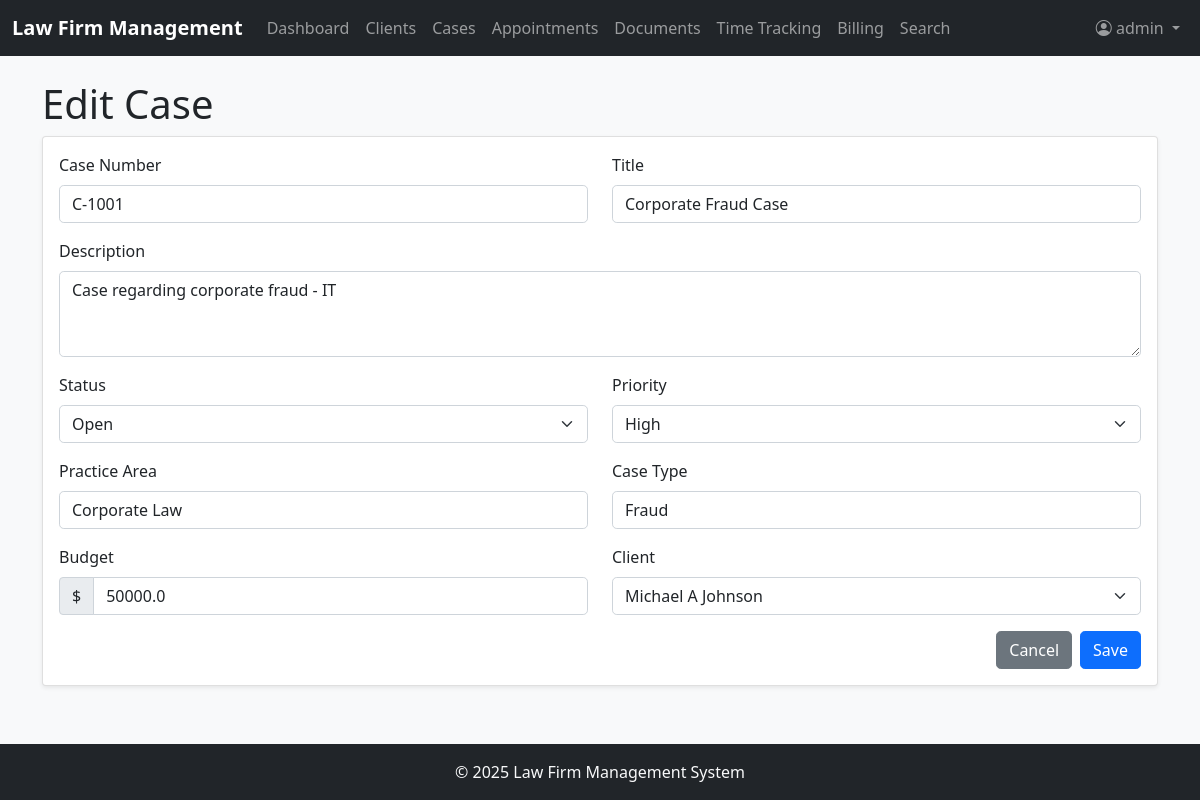
Page /cases/1/edit (signed in) on the committed database.
### app/models.py (models this page shows, shortened)
class User(UserMixin, db.Model):
    id = db.Column(db.Integer, primary_key=True)
    username = db.Column(db.String(64), index=True, unique=True)
    email = db.Column(db.String(120), index=True, unique=True)
    password_hash = db.Column(db.String(128))
    first_name = db.Column(db.String(64))
    last_name = db.Column(db.String(64))
    role = db.Column(db.String(20))  # 'lawyer', 'staff', 'admin'
    hourly_rate = db.Column(db.Float)
    cases = db.relationship('Case', secondary=case_assignments, backref=db.backref('assigned_users', lazy='dynamic'))
    time_entries = db.relationship('TimeEntry', backref='user', lazy='dynamic')

class Case(db.Model):
    id = db.Column(db.Integer, primary_key=True)
    case_number = db.Column(db.String(20), unique=True)
    title = db.Column(db.String(128))
    description = db.Column(db.Text)
    status = db.Column(db.String(20))  # Open, In Progress, On Hold, Closed, Archived
    priority = db.Column(db.String(20))  # Low, Medium, High, Urgent
    practice_area = db.Column(db.String(64))
    case_type = db.Column(db.String(64))
    budget = db.Column(db.Float)
    client_id = db.Column(db.Integer, db.ForeignKey('client.id'))
    appointments = db.relationship('Appointment', backref='case', lazy='dynamic')
    documents = db.relationship('Document', backref='case', lazy='dynamic')
    time_entries = db.relationship('TimeEntry', backref='case', lazy='dynamic')
    invoices = db.relationship('Invoice', backref='case', lazy='dynamic')
    created_at = db.Column(db.DateTime, default=datetime.utcnow)
    updated_at = db.Column(db.DateTime, default=datetime.utcnow, onupdate=datetime.utcnow)

class Client(db.Model):
    id = db.Column(db.Integer, primary_key=True)
    first_name = db.Column(db.String(64))
    last_name = db.Column(db.String(64))
    email = db.Column(db.String(120))
    phone = db.Column(db.String(20))
    address = db.Column(db.String(256))
    company = db.Column(db.String(128))
    category = db.Column(db.String(64))
    notes = db.Column(db.Text)
    cases = db.relationship('Case', backref='client', lazy='dynamic')
    appointments = db.relationship('Appointment', backref='client', lazy='dynamic')
    documents = db.relationship('Document', backref='client', lazy='dynamic')

### app/routes.py (the view, shortened to what this page needs)
@app.route('/cases/<int:id>/edit', methods=['GET', 'POST'])
@login_required
def edit_case(id):
    case = Case.query.get_or_404(id)
    clients = Client.query.all()
    return render_template('case_form.html', case=case, clients=clients)

### app/__init__.py (called while the page is built)
@login.user_loader
def load_user(id):
    return User.query.get(int(id))

### app/templates/case_form.html (shortened to what this page needs)
{% extends "base.html" %}
{% block content %}
<h1>{% if case %}Edit Case{% else %}Add New Case{% endif %}</h1>
<div class="card">
    <div class="card-body">
        <form method="POST">
            <div class="row mb-3">
                <div class="col-md-6">
                    <label class="form-label">Case Number</label>
                    <input type="text" class="form-control" name="case_number" value="{{ case.case_number if case else '' }}" required>
                </div>
                <div class="col-md-6">
                    <label class="form-label">Title</label>
                    <input type="text" class="form-control" name="title" value="{{ case.title if case else '' }}" required>
                </div>
            </div>
            <div class="mb-3">
                <label class="form-label">Description</label>
                <textarea class="form-control" name="description" rows="3">{{ case.description if case else '' }}</textarea>
            </div>
            <div class="row mb-3">
                <div class="col-md-6">
                    <label class="form-label">Status</label>
                    <select class="form-select" name="status" required>
                        <option value="Open" {% if case and case.status == 'Open' %}selected{% endif %}>Open</option>
                    </select>
                </div>
                <div class="col-md-6">
                    <label class="form-label">Priority</label>
                    <select class="form-select" name="priority" required>
                        <option value="High" {% if case and case.priority == 'High' %}selected{% endif %}>High</option>
                    </select>
                </div>
            </div>
            <div class="row mb-3">
                <div class="col-md-6">
                    <label class="form-label">Practice Area</label>
                    <input type="text" class="form-control" name="practice_area" value="{{ case.practice_area if case else '' }}" required>
                </div>
                <div class="col-md-6">
                    <label class="form-label">Case Type</label>
                    <input type="text" class="form-control" name="case_type" value="{{ case.case_type if case else '' }}" required>
                </div>
            </div>
            <div class="row mb-3">
                <div class="col-md-6">
                    <label class="form-label">Budget</label>
                    <div class="input-group">
                        <span class="input-group-text">$</span>
                        <input type="number" class="form-control" name="budget" value="{{ case.budget if case else '' }}" step="0.01">
                    </div>
                </div>
                <div class="col-md-6">
                    <label class="form-label">Client</label>
                    <select class="form-select" name="client_id" required>
                        {% for client in clients %}
                        <option value="{{ client.id }}" {% if case and case.client_id == client.id %}selected{% endif %}>{{ client.first_name }} {{ client.last_name }}</option>
                        {% endfor %}
                    </select>
                </div>
            </div>
            <div class="d-flex justify-content-end">
                <a href="{{ url_for('cases') }}" class="btn btn-secondary me-2">Cancel</a>
                <button type="submit" class="btn btn-primary">Save</button>
            </div>
        </form>
    </div>
</div>
{% endblock %}

### app/templates/base.html (shortened to what this page needs)
<!DOCTYPE html>
<html lang="en">
  <head>
    <link
      href="https://cdn.jsdelivr.net/npm/bootstrap@5.1.3/dist/css/bootstrap.min.css"
      rel="stylesheet"
    />
    <link
      rel="stylesheet"
      href="https://cdn.jsdelivr.net/npm/bootstrap-icons@1.8.1/font/bootstrap-icons.css"
    />
    <link
      href="{{ url_for('static', filename='css/style.css') }}"
      rel="stylesheet"
    />
  </head>
  <body class="d-flex flex-column min-vh-100">
    <nav class="navbar navbar-expand-lg navbar-dark bg-dark">
      <div class="container-fluid">
        <a class="navbar-brand" href="{{ url_for('dashboard') }}"
          >Law Firm Management</a
        >
        <div class="collapse navbar-collapse" id="navbarNav">
          <ul class="navbar-nav me-auto">
            <li class="nav-item">
              <a
                class="nav-link {% if request.endpoint == 'dashboard' %}active{% endif %}"
                href="{{ url_for('dashboard') }}"
              >
                Dashboard
              </a>
            </li>
            <li class="nav-item">
              <a
                class="nav-link {% if request.endpoint == 'clients' %}active{% endif %}"
                href="{{ url_for('clients') }}"
              >
                Clients
              </a>
            </li>
            <li class="nav-item">
              <a
                class="nav-link {% if request.endpoint == 'cases' %}active{% endif %}"
                href="{{ url_for('cases') }}"
              >
                Cases
              </a>
            </li>
            <li class="nav-item">
              <a
                class="nav-link {% if request.endpoint == 'appointments' %}active{% endif %}"
                href="{{ url_for('appointments') }}"
              >
                Appointments
              </a>
            </li>
            <li class="nav-item">
              <a
                class="nav-link {% if request.endpoint == 'documents' %}active{% endif %}"
                href="{{ url_for('documents') }}"
              >
                Documents
              </a>
            </li>
            <li class="nav-item">
              <a
                class="nav-link {% if request.endpoint == 'time_tracking' %}active{% endif %}"
                href="{{ url_for('time_tracking') }}"
              >
                Time Tracking
              </a>
            </li>
            <li class="nav-item">
              <a
                class="nav-link {% if request.endpoint == 'billing' %}active{% endif %}"
                href="{{ url_for('billing') }}"
              >
                Billing
              </a>
            </li>
            <li class="nav-item">
              <a
                class="nav-link {% if request.endpoint == 'search' %}active{% endif %}"
                href="{{ url_for('search') }}"
              >
                Search
              </a>
            </li>
          </ul>
          <ul class="navbar-nav">
            {% if current_user.is_anonymous %}
            <li class="nav-item">
              <a class="nav-link" href="{{ url_for('login') }}">Login</a>
            </li>
            {% else %}
            <li class="nav-item dropdown">
              <a
                class="nav-link dropdown-toggle"
                href="#"
                id="navbarDropdown"
                role="button"
                data-bs-toggle="dropdown"
              >
                <i class="bi bi-person-circle"></i> {{ current_user.username }}
              </a>
            </li>
            {% endif %}
          </ul>
        </div>
      </div>
    </nav>
    <main class="flex-grow-1 container mt-4">
       {% block content %}{% endblock %}
    </main>
    <footer class="footer mt-auto py-3 bg-dark text-light">
      <div class="container text-center">
        <span>© <span id="year"></span> Law Firm Management System</span>
      </div>
    </footer>
  </body>
</html>

### app/static/css/style.css (style rules this page uses)
body { font-family: 'Segoe UI', Tahoma, Geneva, Verdana, sans-serif; background-color: #f8f9fa; }
.footer { margin-top: auto; padding: 1rem 0; background-color: #343a40; color: #fff; }
.card { box-shadow: 0 0.125rem 0.25rem rgba(0, 0, 0, 0.075); border: 1px solid rgba(0, 0, 0, 0.125); }
.navbar-brand { font-weight: bold; }
.btn { border-radius: 0.3rem; }
.form-control, .form-select { border-radius: 0.3rem; }

### rows in the picture
User: username "admin"
Case: case_number "C-1001", title "Corporate Fraud Case", description "Case regarding corporate fraud - IT", status "Open", priority "High", practice_area "Corporate Law", case_type "Fraud", budget "50000.0", client_id "Michael A Johnson"
